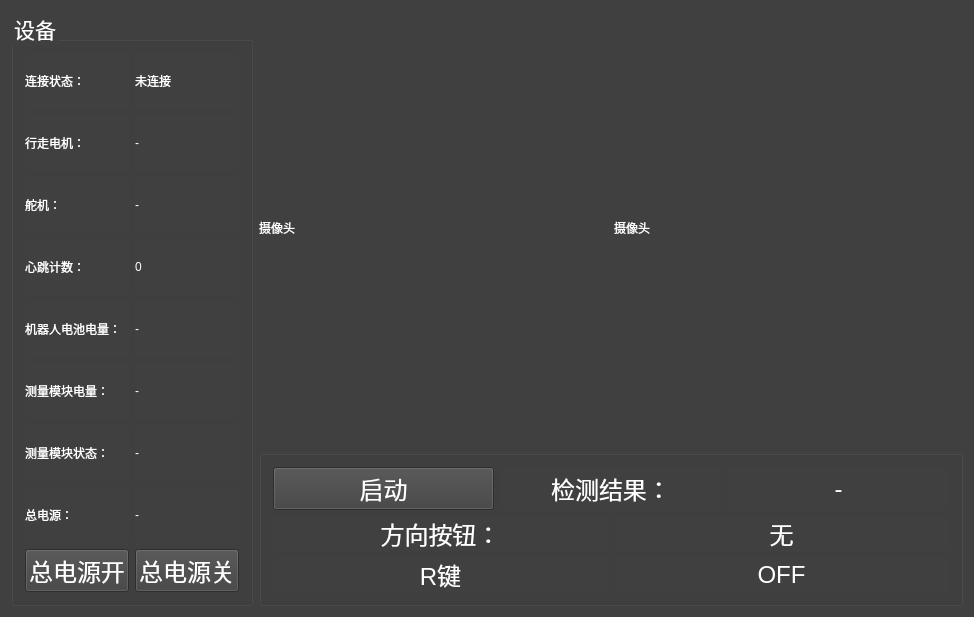
<?xml version="1.0" encoding="UTF-8"?>
<ui version="4.0">
 <class>Insulator_Zero_Value_Detection_RobotClass</class>
 <widget class="QMainWindow" name="Insulator_Zero_Value_Detection_RobotClass">
  <property name="geometry">
   <rect>
    <x>0</x>
    <y>0</y>
    <width>974</width>
    <height>617</height>
   </rect>
  </property>
  <property name="windowTitle">
   <string>Insulator_Zero_Value_Detection_Robot</string>
  </property>
  <widget class="QWidget" name="centralWidget">
   <property name="styleSheet">
    <string notr="true">background-color: #404040;color:#fff</string>
   </property>
   <layout class="QHBoxLayout" name="horizontalLayout">
    <item>
     <widget class="QGroupBox" name="groupBox_3">
      <property name="sizePolicy">
       <sizepolicy hsizetype="Fixed" vsizetype="Preferred">
        <horstretch>0</horstretch>
        <verstretch>0</verstretch>
       </sizepolicy>
      </property>
      <property name="font">
       <font>
        <pointsize>16</pointsize>
       </font>
      </property>
      <property name="styleSheet">
       <string notr="true">
/* 按钮按下状态 */
QGroupBox QPushButton:pressed {
    /* 按下时背景色变为黑色 */
    background-color: black;
    /* 为了让文字可见，设置文字颜色为白色 */
    color: white;
}

/* 设置QGroupBox下所有QLabel的字体大小为12px */
QGroupBox QLabel {
    font-size: 12px;
}

/* 设置QGroupBox下所有QPushButton的字体大小为14px */
QGroupBox QPushButton {
    font-size: 24px;
}
</string>
      </property>
      <property name="title">
       <string>设备</string>
      </property>
      <layout class="QGridLayout" name="gridLayout_2">
       <item row="8" column="1">
        <widget class="QPushButton" name="pushButton_2">
         <property name="font">
          <font>
           <pointsize>-1</pointsize>
          </font>
         </property>
         <property name="text">
          <string>总电源关</string>
         </property>
        </widget>
       </item>
       <item row="1" column="0">
        <widget class="QLabel" name="label_19">
         <property name="font">
          <font>
           <pointsize>-1</pointsize>
          </font>
         </property>
         <property name="text">
          <string>行走电机：</string>
         </property>
        </widget>
       </item>
       <item row="0" column="1">
        <widget class="QLabel" name="label_3">
         <property name="font">
          <font>
           <pointsize>-1</pointsize>
          </font>
         </property>
         <property name="text">
          <string>未连接</string>
         </property>
        </widget>
       </item>
       <item row="7" column="0">
        <widget class="QLabel" name="label_7">
         <property name="font">
          <font>
           <pointsize>-1</pointsize>
          </font>
         </property>
         <property name="text">
          <string>总电源：</string>
         </property>
        </widget>
       </item>
       <item row="5" column="1">
        <widget class="QLabel" name="label_15">
         <property name="text">
          <string>-</string>
         </property>
        </widget>
       </item>
       <item row="5" column="0">
        <widget class="QLabel" name="label_14">
         <property name="text">
          <string>测量模块电量：</string>
         </property>
        </widget>
       </item>
       <item row="1" column="1">
        <widget class="QLabel" name="label">
         <property name="font">
          <font>
           <pointsize>-1</pointsize>
          </font>
         </property>
         <property name="text">
          <string>-</string>
         </property>
        </widget>
       </item>
       <item row="0" column="0">
        <widget class="QLabel" name="label_21">
         <property name="font">
          <font>
           <pointsize>-1</pointsize>
          </font>
         </property>
         <property name="text">
          <string>连接状态：</string>
         </property>
        </widget>
       </item>
       <item row="4" column="1">
        <widget class="QLabel" name="label_13">
         <property name="font">
          <font>
           <pointsize>-1</pointsize>
          </font>
         </property>
         <property name="text">
          <string>-</string>
         </property>
        </widget>
       </item>
       <item row="7" column="1">
        <widget class="QLabel" name="label_8">
         <property name="font">
          <font>
           <pointsize>-1</pointsize>
          </font>
         </property>
         <property name="text">
          <string>-</string>
         </property>
        </widget>
       </item>
       <item row="3" column="0">
        <widget class="QLabel" name="label_33">
         <property name="font">
          <font>
           <pointsize>-1</pointsize>
          </font>
         </property>
         <property name="text">
          <string>心跳计数：</string>
         </property>
        </widget>
       </item>
       <item row="8" column="0">
        <widget class="QPushButton" name="pushButton">
         <property name="font">
          <font>
           <pointsize>-1</pointsize>
          </font>
         </property>
         <property name="text">
          <string>总电源开</string>
         </property>
        </widget>
       </item>
       <item row="2" column="1">
        <widget class="QLabel" name="label_6">
         <property name="font">
          <font>
           <pointsize>-1</pointsize>
          </font>
         </property>
         <property name="text">
          <string>-</string>
         </property>
        </widget>
       </item>
       <item row="2" column="0">
        <widget class="QLabel" name="label_4">
         <property name="font">
          <font>
           <pointsize>-1</pointsize>
          </font>
         </property>
         <property name="text">
          <string>舵机：</string>
         </property>
        </widget>
       </item>
       <item row="3" column="1">
        <widget class="QLabel" name="label_34">
         <property name="font">
          <font>
           <pointsize>-1</pointsize>
          </font>
         </property>
         <property name="text">
          <string>0</string>
         </property>
        </widget>
       </item>
       <item row="4" column="0">
        <widget class="QLabel" name="label_12">
         <property name="font">
          <font>
           <pointsize>-1</pointsize>
          </font>
         </property>
         <property name="text">
          <string>机器人电池电量：</string>
         </property>
        </widget>
       </item>
       <item row="6" column="0">
        <widget class="QLabel" name="label_16">
         <property name="text">
          <string>测量模块状态：</string>
         </property>
        </widget>
       </item>
       <item row="6" column="1">
        <widget class="QLabel" name="label_17">
         <property name="text">
          <string>-</string>
         </property>
        </widget>
       </item>
      </layout>
     </widget>
    </item>
    <item>
     <layout class="QVBoxLayout" name="verticalLayout_2">
      <item>
       <layout class="QHBoxLayout" name="horizontalLayout_2">
        <item>
         <widget class="QLabel" name="label_9">
          <property name="sizePolicy">
           <sizepolicy hsizetype="Preferred" vsizetype="Expanding">
            <horstretch>0</horstretch>
            <verstretch>0</verstretch>
           </sizepolicy>
          </property>
          <property name="text">
           <string>摄像头</string>
          </property>
         </widget>
        </item>
        <item>
         <widget class="QLabel" name="label_22">
          <property name="sizePolicy">
           <sizepolicy hsizetype="Preferred" vsizetype="Expanding">
            <horstretch>0</horstretch>
            <verstretch>0</verstretch>
           </sizepolicy>
          </property>
          <property name="text">
           <string>摄像头</string>
          </property>
         </widget>
        </item>
       </layout>
      </item>
      <item>
       <widget class="QGroupBox" name="groupBox_2">
        <property name="font">
         <font>
          <pointsize>36</pointsize>
         </font>
        </property>
        <property name="styleSheet">
         <string notr="true">
/* 按钮按下状态 */
QGroupBox QPushButton:pressed {
    /* 按下时背景色变为黑色 */
    background-color: black;
    /* 为了让文字可见，设置文字颜色为白色 */
    color: white;
}

/* 设置QGroupBox下所有QLabel的字体大小为12px */
QGroupBox QLabel {
    font-size: 24px;
}

/* 设置QGroupBox下所有QPushButton的字体大小为14px */
QGroupBox QPushButton {
    font-size: 24px;
}
</string>
        </property>
        <property name="title">
         <string/>
        </property>
        <layout class="QVBoxLayout" name="verticalLayout">
         <item>
          <layout class="QHBoxLayout" name="horizontalLayout_3">
           <item>
            <widget class="QPushButton" name="pushButton_3">
             <property name="text">
              <string>启动</string>
             </property>
            </widget>
           </item>
           <item>
            <widget class="QLabel" name="label_10">
             <property name="font">
              <font>
               <pointsize>-1</pointsize>
              </font>
             </property>
             <property name="text">
              <string>检测结果：</string>
             </property>
             <property name="alignment">
              <set>Qt::AlignmentFlag::AlignCenter</set>
             </property>
            </widget>
           </item>
           <item>
            <widget class="QLabel" name="label_11">
             <property name="font">
              <font>
               <pointsize>-1</pointsize>
              </font>
             </property>
             <property name="text">
              <string>-</string>
             </property>
             <property name="alignment">
              <set>Qt::AlignmentFlag::AlignCenter</set>
             </property>
            </widget>
           </item>
          </layout>
         </item>
         <item>
          <layout class="QGridLayout" name="gridLayout">
           <item row="0" column="1">
            <widget class="QLabel" name="label_2">
             <property name="font">
              <font>
               <pointsize>-1</pointsize>
              </font>
             </property>
             <property name="text">
              <string>无</string>
             </property>
             <property name="alignment">
              <set>Qt::AlignmentFlag::AlignCenter</set>
             </property>
            </widget>
           </item>
           <item row="0" column="0">
            <widget class="QLabel" name="label_5">
             <property name="font">
              <font>
               <pointsize>-1</pointsize>
              </font>
             </property>
             <property name="text">
              <string>方向按钮：</string>
             </property>
             <property name="alignment">
              <set>Qt::AlignmentFlag::AlignCenter</set>
             </property>
            </widget>
           </item>
           <item row="1" column="0">
            <widget class="QLabel" name="label_18">
             <property name="text">
              <string>R键</string>
             </property>
             <property name="alignment">
              <set>Qt::AlignmentFlag::AlignCenter</set>
             </property>
            </widget>
           </item>
           <item row="1" column="1">
            <widget class="QLabel" name="label_20">
             <property name="text">
              <string>OFF</string>
             </property>
             <property name="alignment">
              <set>Qt::AlignmentFlag::AlignCenter</set>
             </property>
            </widget>
           </item>
          </layout>
         </item>
        </layout>
       </widget>
      </item>
     </layout>
    </item>
   </layout>
  </widget>
 </widget>
 <layoutdefault spacing="6" margin="11"/>
 <resources>
  <include location="Insulator_Zero_Value_Detection_Robot.qrc"/>
 </resources>
 <connections/>
</ui>
